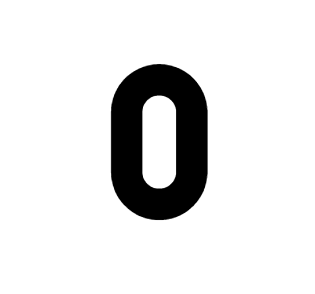
#> input picture dataset/0/Captura de pantalla 2025-10-11 184659.png, 315 x 294 px; its folder holds only this picture in this run
$ python -i neurona.py   (imports and definitions only)
#> lines starting #> are read from the running program, lines starting #| are printed output that depends on the picture; after the words box and inside, x2 and y2 are one past the last pixel; in counts of white or black regions, pixels touching at a corner belong together
import os
import tkinter as tk
from tkinter import filedialog, messagebox
from PIL import Image, ImageTk
import cv2
import numpy as np
from skimage.metrics import structural_similarity as ssim
import shutil
from datetime import datetime

mejor_numero_actual = None #se llena despues de "iniciar"

# [32 lines left out: functions guardar_imagen_en_numero, similitud_ssim, not called in this run]

def cargar_normalizada(path, canvas_size=200, blur=True):
    """
    Lee la imagen, la pasa a gris, binariza (Otsu), invierte si hace falta
    y la coloca centrada en un lienzo cuadrado canvas_size x canvas_size
    manteniendo proporción. Devuelve imagen binaria uint8 (0/255).
    """
#> called with canvas_size = 200, blur = True
    img = cv2.imread(path, cv2.IMREAD_GRAYSCALE)
#> img is the input picture: shape (294, 315); min 0, max 255, mean 227.1
    if img is None:
        return None

    # Suavizado opcional para estabilizar Otsu
    if blur:
        img = cv2.GaussianBlur(img, (5, 5), 0)

    # Binarización Otsu (fondo = blanco ~255, número = negro ~0)
    _, th = cv2.threshold(img, 0, 255, cv2.THRESH_BINARY + cv2.THRESH_OTSU)
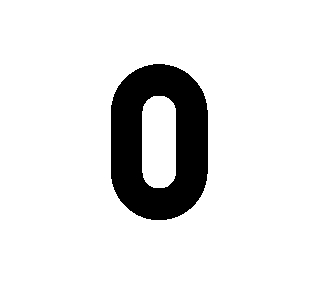
#> th: shape (294, 315); 89% white; 1 black region, box (x1, y1, x2, y2) and area: (111, 64, 208, 220) 10173

    # Asegurar "número oscuro sobre fondo claro"
    # Si el fondo quedó negro (promedio bajo), invertimos
    if th.mean() < 127:
        th = 255 - th

    # Recorte al bounding box del dígito (quita márgenes vacíos)
    coords = cv2.findNonZero(255 - th)  # píxeles negros (el dígito)
#> coords = contour of 10173 points, box (x1, y1, x2, y2) (111, 64, 208, 220), area 109
    if coords is None:
        return None
    x, y, w, h = cv2.boundingRect(coords)
#> x = 111; y = 64; w = 97; h = 156
    roi = th[y:y+h, x:x+w]
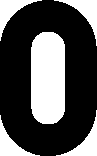
#> roi: shape (156, 97); 32.8% white; 5 white regions, box (x1, y1, x2, y2) and area: (31, 32, 65, 124) 2909, (54, 0, 97, 46) 537, (56, 110, 97, 156) 519, (0, 0, 42, 41) 503, (0, 115, 40, 156) 491

    # Redimensionar manteniendo proporción para que el lado mayor sea (canvas_size - padding)
    padding = int(canvas_size * 0.1)  # 10% de margen
    max_side = canvas_size - 2 * padding
    if w > h:
        new_w = max_side
        new_h = int(h * (new_w / w))
    else:
        new_h = max_side
        new_w = int(w * (new_h / h))
#> new_w = 99
    roi_res = cv2.resize(roi, (new_w, new_h), interpolation=cv2.INTER_AREA)
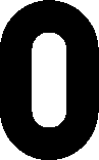
#> roi_res: shape (160, 99); min 0, max 255, mean 83.6

    # Pegar centrado en lienzo blanco
    canvas = np.full((canvas_size, canvas_size), 255, dtype=np.uint8)
    y0 = (canvas_size - new_h) // 2
    x0 = (canvas_size - new_w) // 2
#> x0 = 50
    canvas[y0:y0+new_h, x0:x0+new_w] = roi_res
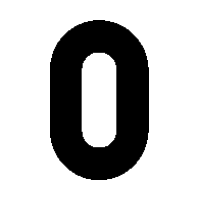
#> canvas: shape (200, 200); min 0, max 255, mean 187.1

    return canvas

# [66 lines left out: functions similitud_orb, buscar_mejor_coincidencia, not called in this run]

ruta_imagen_cargada = None

from tkinter import ttk


# --- Configuración de ruta del dataset ---
BASE_DIR = os.path.dirname(os.path.abspath(__file__))
DATASET_ROOT = os.path.join(BASE_DIR, "dataset")

# Crear ventana principal
# [4 lines not run here, left out]

# Marco principal
# [1 line that did not run here, left out]
# [1 line not run here, left out]

# ----- 1) Barra de herramientas -----
# [1 line that did not run here, left out]
# [1 line not run here, left out]

# [1 line that did not run here, left out]
# [1 line not run here, left out]

#boton correcto
# [34 lines left out: functions accion_correcto, accion_incorrecto, not called in this run]

# [1 line that did not run here, left out]
# [1 line not run here, left out]

# [1 line that did not run here, left out]
# [1 line not run here, left out]

# Función para cargar imagen
from PIL import Image, ImageTk

# [37 lines left out: function subir_imagen, not called in this run]


# Botón "Subir"
# [1 line that did not run here, left out]
# [1 line not run here, left out]

# Botón "Iniciar"
# [37 lines left out: function iniciar_busqueda, not called in this run]

# [1 line that did not run here, left out]
# [1 line not run here, left out]

# ----- 2) Marco de Resultados -----
# [1 line that did not run here, left out]
# [1 line not run here, left out]

# Etiqueta de texto
# [1 line that did not run here, left out]
# [1 line not run here, left out]

# ----- 3) Marco de comparación -----
# [1 line that did not run here, left out]
# [1 line not run here, left out]

# Etiquetas de posición
# [1 line that did not run here, left out]
# [1 line not run here, left out]

# [1 line that did not run here, left out]
# [1 line not run here, left out]

# Espacios reservados para imágenes
# [1 line that did not run here, left out]
# [1 line not run here, left out]

# [1 line that did not run here, left out]
# [4 lines not run here, left out]

>>> result = cargar_normalizada('dataset/0/Captura de pantalla 2025-10-11 184659.png')

$ run again, on dataset/0/Captura de pantalla 2025-10-11 184719.png
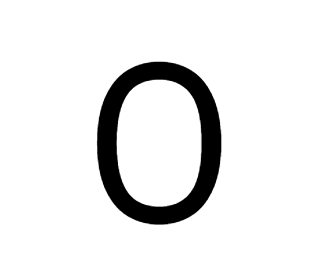
#> input picture dataset/0/Captura de pantalla 2025-10-11 184719.png, 313 x 266 px
#> in cargar_normalizada, img is the input picture: shape (266, 313); min 0, max 255, mean 231.9
#> in cargar_normalizada, `_, th = cv2.threshold(img, 0, 255, cv2.THRESH_BINARY + cv2.THRESH_OTSU)`:
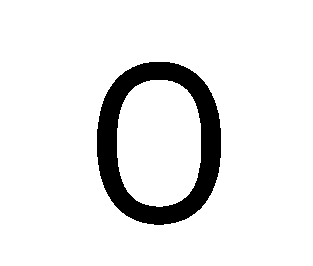
#> th: shape (266, 313); 90.9% white; 1 black region, box (x1, y1, x2, y2) and area: (97, 62, 221, 225) 7597
#> coords = contour of 7597 points, box (x1, y1, x2, y2) (97, 62, 221, 225), area 431
#> x = 97; y = 62; w = 124; h = 163
#> roi: shape (163, 124); 62.4% white; 1 black region, box (x1, y1, x2, y2) and area: (0, 0, 124, 163) 7597
#> new_w = 121
#> x0 = 39
#> in cargar_normalizada, `canvas[y0:y0+new_h, x0:x0+new_w] = roi_res`:
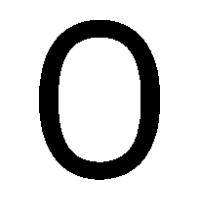
#> canvas: shape (200, 200); min 0, max 255, mean 208.6
